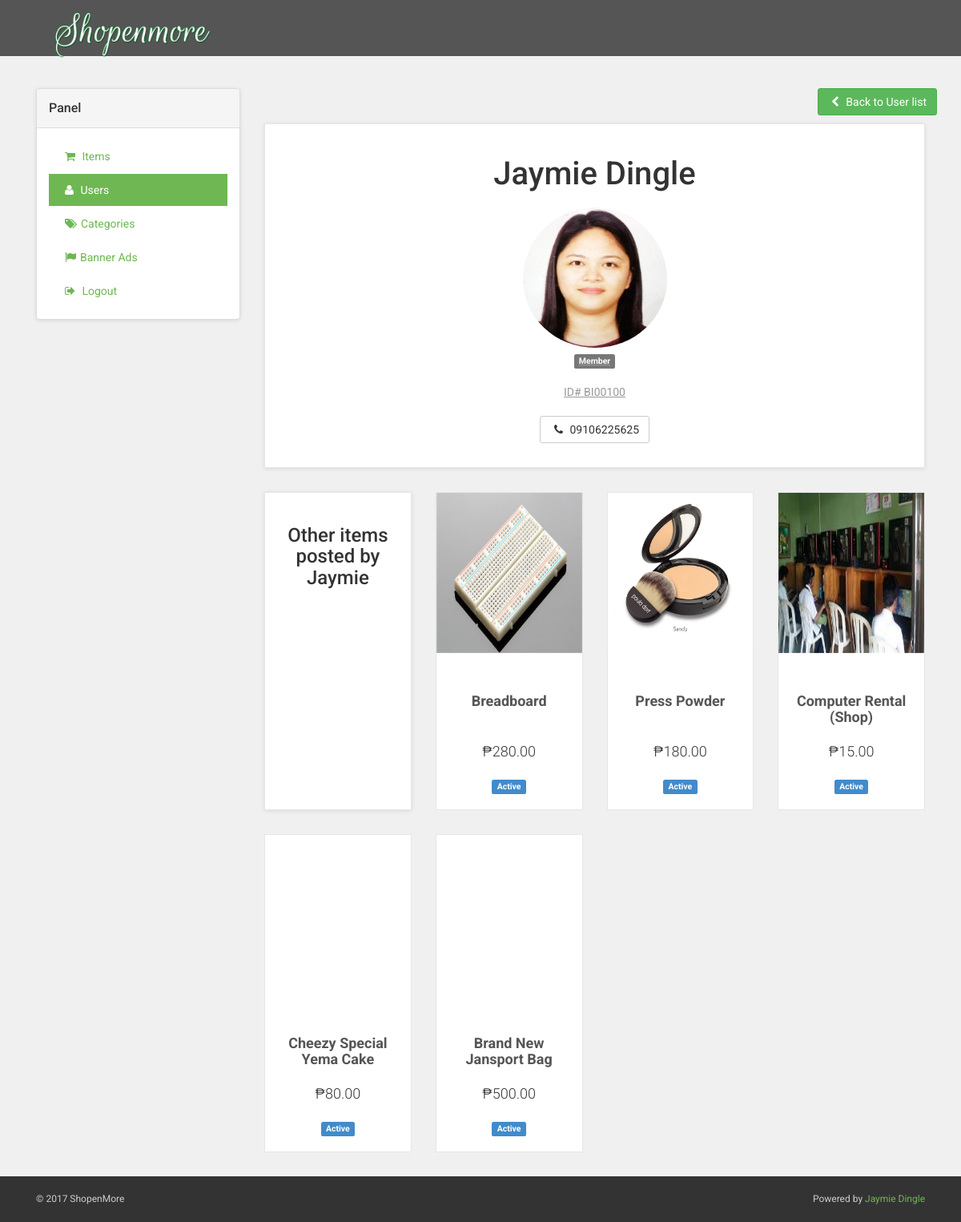
The page /admin/userdetails.php?id=35 on the database its author committed.
### tables this page shows
CREATE TABLE `tb_users` (
  `id` int(11) NOT NULL,
  `user_role_id` int(11) NOT NULL,
  `student_id` varchar(12) NOT NULL,
  `email` varchar(100) NOT NULL,
  `password` varchar(100) NOT NULL,
  `fname` varchar(50) NOT NULL,
  `lname` varchar(50) NOT NULL,
  `contact` varchar(50) NOT NULL,
  `image_url` text NOT NULL,
  `is_active` tinyint(1) NOT NULL DEFAULT '0',
  `date_reg` timestamp NOT NULL DEFAULT CURRENT_TIMESTAMP
);

CREATE TABLE `tb_user_role` (
  `id` int(11) NOT NULL,
  `name` varchar(50) NOT NULL,
  `theme` varchar(12) NOT NULL
);

CREATE TABLE `tb_items` (
  `id` int(11) NOT NULL,
  `user_id` int(11) NOT NULL,
  `item_category_id` int(11) NOT NULL,
  `name` varchar(100) NOT NULL,
  `price` double NOT NULL,
  `description` text NOT NULL,
  `date_posted` timestamp NOT NULL DEFAULT CURRENT_TIMESTAMP,
  `item_status_id` int(1) NOT NULL DEFAULT '0',
  `image_url` text NOT NULL,
  `is_active` tinyint(1) NOT NULL DEFAULT '1'
);

CREATE TABLE `tb_site_info` (
  `id` int(11) NOT NULL,
  `title` varchar(50) NOT NULL,
  `tagline` text NOT NULL
);

### libs/meekrodb.2.3.class.php (called while the page is built, shortened)
<?php
class DB {
  protected static $mdb = null;
  public static function getMDB() {
    $mdb = DB::$mdb;
    if ($mdb === null) {
      $mdb = DB::$mdb = new MeekroDB();
    }
    $db_class_vars = get_class_vars('DB');
    return $mdb;
  }
  public static function query() { $args = func_get_args(); return call_user_func_array(array(DB::getMDB(), 'query'), $args); }
  public static function queryFirstRow() { $args = func_get_args(); return call_user_func_array(array(DB::getMDB(), 'queryFirstRow'), $args); }
  public static function queryFullColumns() { $args = func_get_args(); return call_user_func_array(array(DB::getMDB(), 'queryFullColumns'), $args); }
}
class MeekroDB {
  public $dbName = '';
  public $user = '';
  public $password = '';
  public $host = 'localhost';
  public $port = null;
  public $encoding = 'latin1';
  public $param_char = '%';
  public $named_param_seperator = '_';
  public $connect_options = array(MYSQLI_OPT_CONNECT_TIMEOUT => 30);
  public $internal_mysql = null;
  public function __construct($host=null, $user=null, $password=null, $dbName=null, $port=null, $encoding=null) {
    if ($host === null) $host = DB::$host;
    if ($user === null) $user = DB::$user;
    if ($password === null) $password = DB::$password;
    if ($dbName === null) $dbName = DB::$dbName;
    if ($port === null) $port = DB::$port;
    if ($encoding === null) $encoding = DB::$encoding;
    $this->host = $host;
    $this->user = $user;
    $this->password = $password;
    $this->dbName = $dbName;
    $this->port = $port;
    $this->encoding = $encoding;
  }
  public function get() {
    $mysql = $this->internal_mysql;
    if (!($mysql instanceof MySQLi)) {
      if (! $this->port) $this->port = ini_get('mysqli.default_port');
      $mysql = new mysqli();
      foreach ($this->connect_options as $key => $value) {
        $mysql->options($key, $value);
      }
      $mysql->set_charset($this->encoding);
      $this->internal_mysql = $mysql;
    }
    return $mysql;
  }
  protected function preparseQueryParams() {
    $args = func_get_args();
    $sql = trim(strval(array_shift($args)));
    $args_all = $args;
    if (count($args_all) == 0) return array($sql);
    $param_char_length = strlen($this->param_char);
    $named_seperator_length = strlen($this->named_param_seperator);
    $types = array(
      $this->param_char . 'll',
      $this->param_char . 'ls',
      $this->param_char . 'l',
      $this->param_char . 'li',
      $this->param_char . 'ld',
      $this->param_char . 'lb',
      $this->param_char . 'lt',
      $this->param_char . 's',
      $this->param_char . 'i',
      $this->param_char . 'd',
      $this->param_char . 'b',
      $this->param_char . 't',
      $this->param_char . '?',
      $this->param_char . 'ss'
    );
    $posList = array();
    foreach ($types as $type) {
      $lastPos = 0;
      while (($pos = strpos($sql, $type, $lastPos)) !== false) {
        $lastPos = $pos + 1;
        $posList[$pos] = $type;
      }
    }
    ksort($posList);
    $chunkyQuery = array();
    $pos_adj = 0;
    foreach ($posList as $pos => $type) {
      $type = substr($type, $param_char_length);
      $length_type = strlen($type) + $param_char_length;
      $new_pos = $pos + $pos_adj;
      $new_pos_back = $new_pos + $length_type;
      $arg_number_length = 0;
      if ($arg_number_length = strspn($sql, '0123456789', $new_pos_back)) {
        $arg_number = substr($sql, $new_pos_back, $arg_number_length);
        if (! array_key_exists($arg_number, $args_all)) $this->nonSQLError("Non existent argument reference (arg $arg_number): $sql");
        $arg = $args_all[$arg_number];
      } else {
        $arg = array_shift($args);
      }
      if ($new_pos > 0) $chunkyQuery[] = substr($sql, 0, $new_pos);
      if (is_object($arg) && ($arg instanceof WhereClause)) {
        list($clause_sql, $clause_args) = $arg->textAndArgs();
        array_unshift($clause_args, $clause_sql);
        $preparsed_sql = call_user_func_array(array($this, 'preparseQueryParams'), $clause_args);
        $chunkyQuery = array_merge($chunkyQuery, $preparsed_sql);
      } else {
        $chunkyQuery[] = array('type' => $type, 'value' => $arg);
      }
      $sql = substr($sql, $new_pos_back + $arg_number_length);
      $pos_adj -= $new_pos_back + $arg_number_length;
    }
    return $chunkyQuery;
  }
  protected function escape($str) { return "'" . $this->get()->real_escape_string(strval($str)) . "'"; }
  protected function intval($var) {
    if (PHP_INT_SIZE == 8) return intval($var);
    return floor(doubleval($var));
  }
  protected function parseQueryParams() {
    $args = func_get_args();
    $chunkyQuery = call_user_func_array(array($this, 'preparseQueryParams'), $args);
    $query = '';
    $array_types = array('ls', 'li', 'ld', 'lb', 'll', 'lt');
    foreach ($chunkyQuery as $chunk) {
      if (is_string($chunk)) {
        $query .= $chunk;
        continue;
      }
      $type = $chunk['type'];
      $arg = $chunk['value'];
      $result = '';
      if ($type != '?') {
        $is_array_type = in_array($type, $array_types, true);
      }
      if ($type == 's') $result = $this->escape($arg);
      else if ($type == 'i') $result = $this->intval($arg);
      $query .= $result;
    }
    return $query;
  }
  protected function prependCall($function, $args, $prepend) { array_unshift($args, $prepend); return call_user_func_array($function, $args); }
  public function query() { $args = func_get_args(); return $this->prependCall(array($this, 'queryHelper'), $args, 'assoc'); }
  public function queryFullColumns() { $args = func_get_args(); return $this->prependCall(array($this, 'queryHelper'), $args, 'full'); }
  protected function queryHelper() {
    $args = func_get_args();
    $type = array_shift($args);
    $db = $this->get();
    $is_buffered = true;
    $row_type = 'assoc';
    $full_names = false;
    switch ($type) {
      case 'assoc':
        break;
      case 'full':
        $row_type = 'list';
        $full_names = true;
        break;
    }
    $sql = call_user_func_array(array($this, 'parseQueryParams'), $args);
    $result = $db->query($sql, $is_buffered ? MYSQLI_STORE_RESULT : MYSQLI_USE_RESULT);
    $return = array();
    if ($full_names) {
      $infos = array();
      foreach ($result->fetch_fields() as $info) {
        if (strlen($info->table)) $infos[] = $info->table . '.' . $info->name;
        else $infos[] = $info->name;
      }
    }
    while ($row = ($row_type == 'assoc' ? $result->fetch_assoc() : $result->fetch_row())) {
      if ($full_names) $row = array_combine($infos, $row);
      $return[] = $row;
    }
    return $return;
  }
  public function queryFirstRow() {
    $args = func_get_args();
    $result = call_user_func_array(array($this, 'query'), $args);
    if (!$result || !is_array($result)) return null;
    return reset($result);
  }
}
?>

### admin/userdetails.php (the view, shortened to what this page needs)
<?php include('includes/header.php'); ?>
<?php include('includes/top-bar.php'); ?>
<?php
$get_user_id = isset($_GET['id']) ?  $_GET['id'] : false;
$user = DB::queryFullColumns("SELECT * FROM tb_users
           LEFT JOIN tb_user_role
           ON tb_users.user_role_id = tb_user_role.id
           WHERE
           tb_users.id = %i ", $get_user_id );
  $user = $user[0];
  $item_by_owner = DB::query("SELECT * FROM tb_items
           WHERE
           user_id = %i ",  $user['tb_users.id']);
?>
    <div id="all">
        <div id="content">
            <div class="container">
                <br>
                <a href="users.php" class="btn btn-success pull-right" style="margin-bottom:10px"><i class="fa fa-chevron-left" aria-hidden="true"></i> Back to User list</a>
                <?php include('includes/admin-sidemenu.php'); ?>
                <div class="col-md-9">
                    <div class="row" id="productMain" style="margin-bottom: 0px;">
                        <div class="col-sm-12">
                            <div class="box">
                                <h1 class="text-center"><?php echo $user['tb_users.fname'] .' '. $user['tb_users.lname']; ?></h1>
                                <p class="goToDescription">
                                    <a href="#details" class="scroll-to">
                                        <img style="height:180px;width:180px;border-radius:50%;padding-bottom:5px" src="uploads/users/<?php echo $user['tb_users.image_url'];?>">
                                        <br>
                                        <span class="label label-<?php echo $user['tb_user_role.theme']; ?>">
                                            <?php echo ucwords($user['tb_user_role.name']); ?>
                                        </span>
                                        <br><br>
                                        ID# <?php echo $user['tb_users.student_id'];?>
                                    </a>
                                </p>
                                <p class="text-center buttons">
                                    <a href="basket.html" class="btn btn-default"><i class="fa fa-phone"></i> <?php echo $user['tb_users.contact']; ?> </a>
                                </p>
                            </div>
                        </div>
                    </div>
                    <div class="row same-height-row">
                        <div class="col-md-3 col-sm-6">
                            <div class="box same-height" style="text-align:center">
                                <h3>Other items posted by <?php echo ucwords($user['tb_users.fname']); ?></h3>
                            </div>
                        </div>
                        <?php foreach($item_by_owner as $key=>$item_by){ ?>
                        <div class="col-md-3 col-sm-6">
                            <div class="product same-height" >
                                <div class="flip-container">
                                      <div class="flipper">
                                        <div class="front">
                                            <a href="itemdetail.php?id=<?php echo $item_by['id']; ?>">
                                                <img src="uploads/items/<?php echo $item_by['image_url']; ?>" alt="" style="width:100%;height:200px" class="img-responsive">
                                            </a>
                                        </div>
                                        <div class="back">
                                            <a href="itemdetail.php?id=<?php echo $item_by['id']; ?>">
                                            </a>
                                        </div>
                                    </div>
                                </div>
                                <div class="text" style="margin:20px 0;text-align:center">
                                    <h3><a href="itemdetail.php?id=<?php echo $item_by['id']; ?>"><?php echo ucwords($item_by['name']); ?></a></h3>
                                    <p class="price">&#8369;<?php echo $item_by['price']; ?>.00</p>
                                    <span class="label label-<?php echo ($item_by['is_active']) ? 'primary' : 'default'; ?>">
                                        <?php echo ($item_by['is_active']) ? 'Active' : 'Inactive'; ?>
                                    </span>
                                </div>
                            </div>
                        </div>
                        <?php } ?>
                    </div>
                </div>
            </div>
        </div>
     <?php include('includes/footer.php'); ?>

### admin/includes/footer.php (shortened to what this page needs)
        <div id="copyright">
            <div class="container">
                <div class="col-md-6">
                    <p class="pull-left">© <?php echo date('Y'); ?> <?php echo $site_data['title']; ?></p>
                </div>
                <div class="col-md-6">
                    <p class="pull-right">Powered by <a href="https://www.linkedin.com/in/jaymie-dingle-946aa3111/" target="_blank">Jaymie Dingle</a>
                    </p>
                </div>
            </div>
        </div>
    </div>
</body>
</html>

### css/style.green.css (style rules this page uses)
a, button { -webkit-transition: all 0.2s ease-out; -moz-transition: all 0.2s ease-out; transition: all 0.2s ease-out; }
a i.fa, button i.fa { margin: 0 5px; }
h1 { font-weight: 700; font-size: 40px; }
.box { background: #fff; margin: 0 0 30px; border: solid 1px #e6e6e6; -webkit-box-sizing: border-box; -moz-box-sizing: border-box; box-sizing: border-box; padding: 20px; -webkit-box-shadow: 0 1px 5px rgba(0, 0, 0, 0.1); box-shadow: 0 1px 5px rgba(0, 0, 0, 0.1); }
#content .product { background: #fff; border: solid 1px #e6e6e6; -webkit-box-sizing: border-box; -moz-box-sizing: border-box; box-sizing: border-box; margin-bottom: 30px; }
#content .product .flip-container { cursor: pointer; -webkit-perspective: 1000; -moz-perspective: 1000; perspective: 1000; -webkit-transform-style: preserve-3d; -moz-transform-style: preserve-3d; -ms-transform-style: preserve-3d; transform-style: preserve-3d; }
#content .product .flip-container, #content .product .front, #content .product .back { width: 100%; }
#content .product .flipper { -webkit-backface-visibility: hidden; -moz-backface-visibility: hidden; backface-visibility: hidden; -webkit-transition: 0.6s; transition: 0.6s; -webkit-transform-style: preserve-3d; -moz-transform-style: preserve-3d; -ms-transform-style: preserve-3d; transform-style: preserve-3d; position: relative; }
#content .product .front, #content .product .back { -webkit-backface-visibility: hidden; -moz-backface-visibility: hidden; backface-visibility: hidden; -webkit-transition: 0.6s; transition: 0.6s; -webkit-transform-style: preserve-3d; -moz-transform-style: preserve-3d; -ms-transform-style: preserve-3d; transform-style: preserve-3d; position: absolute; top: 0; left: 0; }
#content .product .front { z-index: 2; -webkit-transform: rotateY(0deg); -ms-transform: rotateY(0deg); transform: rotateY(0deg); }
#content .product .back { -webkit-transform: rotateY(-180deg); -ms-transform: rotateY(-180deg); transform: rotateY(-180deg); }
#content .product .text { padding: 10px 10px 0; }
#content .product .text h3 { font-size: 18px; font-weight: 700; height: 39.6px; text-align: center; overflow: hidden; }
#content .product .text h3 a { color: #555555; }
#content .product .text p.price { font-size: 18px; text-align: center; font-weight: 300; }
#content #productMain { margin-bottom: 30px; }
#content #productMain .goToDescription { margin-top: 20px; font-size: 14px; text-align: center; }
#content #productMain .goToDescription a { color: #999999; text-decoration: underline; }
#content #productMain .buttons { margin-bottom: 0; text-align: center; }
#content #productMain .buttons .btn { margin-bottom: 10px; }
#copyright { background: #333; color: #ccc; padding: 20px 0; font-size: 12px; }
#copyright p { margin: 0; }
body { font-family: "Roboto", Helvetica, Arial, sans-serif; font-size: 14px; line-height: 1.42857143; color: #333333; background-color: #f0f0f0; }
a { color: #6eb752; text-decoration: none; }
.btn { font-weight: normal; font-family: "Roboto", Helvetica, Arial, sans-serif; padding: 6px 12px; font-size: 14px; line-height: 1.42857143; border-radius: 3px; }
h1, h2, h3, h4, h5, h6, .h1, .h2, .h3, .h4, .h5, .h6 { font-family: inherit; font-weight: 500; line-height: 1.1; color: inherit; }
h1, .h1, h2, .h2, h3, .h3 { margin-top: 20px; margin-bottom: 20px; }
p, ul, ol { margin: 0 0 20px; }

### rows shown on the page
tb_users: fname "Jaymie", lname "Dingle", image_url (picture), user_role.name "Member", student "BI00100", contact "09106225625"
tb_items: image_url (picture), name "Breadboard", price "280", is_active "Active"
tb_items: image_url (picture), name "Press Powder", price "180", is_active "Active"
tb_items: image_url (picture), name "Computer Rental (Shop)", price "15", is_active "Active"
tb_items: image_url (picture), name "Cheezy Special Yema Cake", price "80", is_active "Active"
tb_items: image_url (picture), name "Brand New Jansport Bag", price "500", is_active "Active"
tb_site_info: title "ShopenMore"
